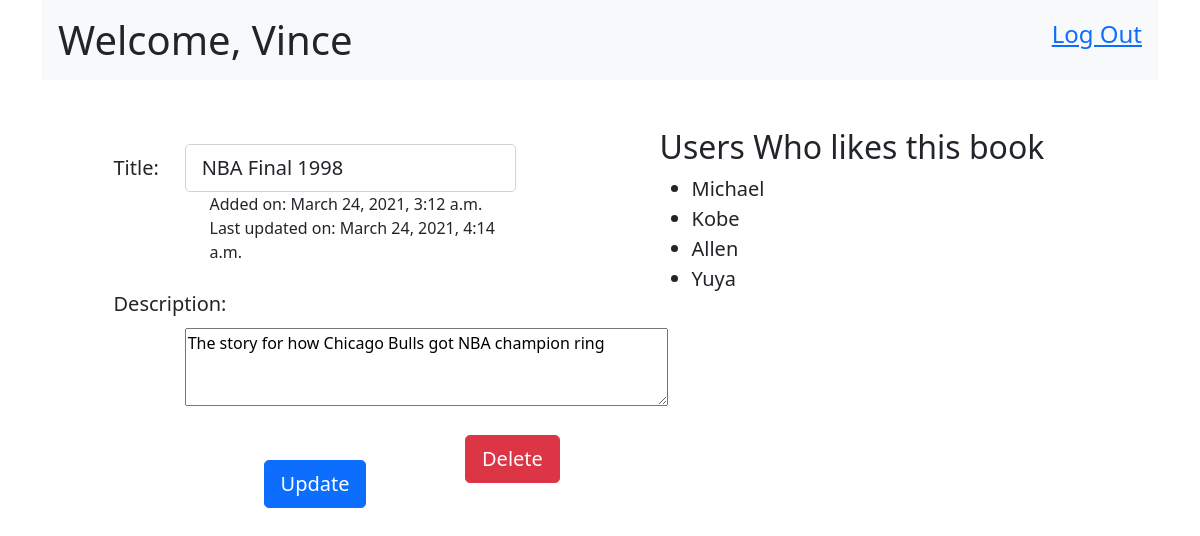
The page /books/2 (signed in) on the database its author committed.
### login_app/models.py (models this page shows)
class Users(models.Model):
    first_name = models.CharField(max_length=45)
    last_name = models.CharField(max_length=45)
    email = models.CharField(max_length=255)
    password = models.CharField(max_length=255)
    created_at = models.DateTimeField(auto_now_add=True)
    updated_at = models.DateTimeField(auto_now=True)
    objects = UsersManager()

### favorite_books_app/models.py (models this page shows)
class Books(models.Model):
    title = models.CharField(max_length=100)
    description = models.TextField()
    uploaded_by = models.ForeignKey(Users, related_name="books_uploaded", on_delete=models.CASCADE)
    users_who_like = models.ManyToManyField(Users, related_name="liked_books")
    created_at = models.DateTimeField(null=True, auto_now_add=True)
    updated_at = models.DateTimeField(null=True, auto_now=True)
    objects = BooksManager()

### favorite_books_app/views.py (the view)
# urls.py: path('<int:book_id>', views.edit_book),
def edit_book(request, book_id):
    user = Users.objects.get(id=request.session['userid'])
    this_book = Books.objects.get(id=book_id)
    like_users = this_book.users_who_like.all()
    context = {
        'user': user,
        'book': this_book,
        'like_users': like_users,
    }
    return render(request, 'edit.html', context)

### favorite_books_app/templates/edit.html (shortened to what this page needs)
<!DOCTYPE html>
<html lang="en">
<head>
    <link href="https://cdn.jsdelivr.net/npm/bootstrap@5.0.0-beta2/dist/css/bootstrap.min.css" rel="stylesheet">
</head>
<body>
    <div class="container">
        <div class="header d-flex justify-content-between bg-light">
            <h1 class="m-3">Welcome, {{user.first_name}}</h1>
            <a href="/books/logout" class="m-3 fs-4">Log Out</a>
        </div>
        <div class="row mt-5 d-flex justify-content-around">
            {% if user.id is book.uploaded_by.id %}
            <div class="col-md-5">
                <form action="/books/{{book.id}}/update" method="POST">
                    <div class="container">
                        <div class="row">
                            <label for="colFormLabelLg" class="col-sm-2 col-form-label col-form-label-lg">Title:</label>
                            <div class="col-sm-10">
                                <input type="text" class="form-control form-control-lg" id="colFormLabelLg" name="title" value="{{book.title}}">
                            </div>
                        </div>
                        <p class="ps-5 ms-5">
                            Added on: {{book.created_at}}<br>
                            Last updated on: {{book.updated_at}}
                        </p>
                        <div class="row">
                            <label for="colFormLabelLg" class="col-sm-2 col-form-label col-form-label-lg">Description:</label>
                            <div class="col-sm-10 mt-5">
                                <textarea name="description" id="" cols="50" rows="3">{{book.description}}</textarea>
                            </div>
                        </div>
                    </div>
                    <div class="text-center mt-5">
                        <button type="submit" class="btn btn-primary btn-lg">Update</button>
                    </div>
                </form>
                <form action="/books/{{book.id}}/delete">
                    <button type="submit" class="btn btn-danger btn-lg" style="position: absolute; left: 465px; top: 435px;">Delete</button>
                </form>
            </div>
            <div class="col-md-5">
                <h2>Users Who likes this book</h2>
                <ul>
                    {% for like_user in like_users %}
                    <li class="fs-5">
                        <span class="me-3">{{like_user.first_name}}</span>
                    </li>
                    {% endfor %}
                </ul>
            </div>
            {% endif %}
        </div>
    </div>
</body>
</html>

### rows shown on the page
Users: first_name "Vince"
Books: title "NBA Final 1998", created_at "March 24, 2021, 3:12 a.m.", updated_at "March 24, 2021, 4:14 a.m.", description "The story for how Chicago Bulls got NBA champion ring"
Users: first_name "Michael"
Users: first_name "Kobe"
Users: first_name "Allen"
Users: first_name "Yuya"
